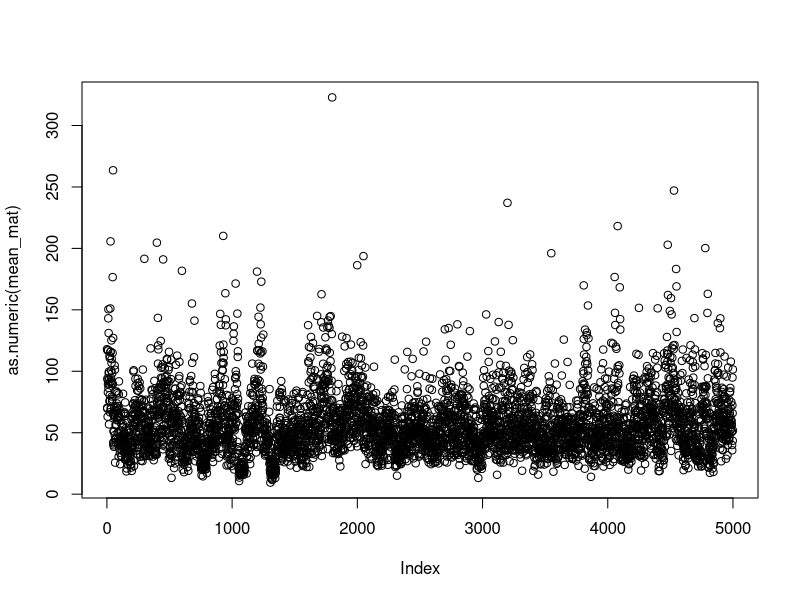
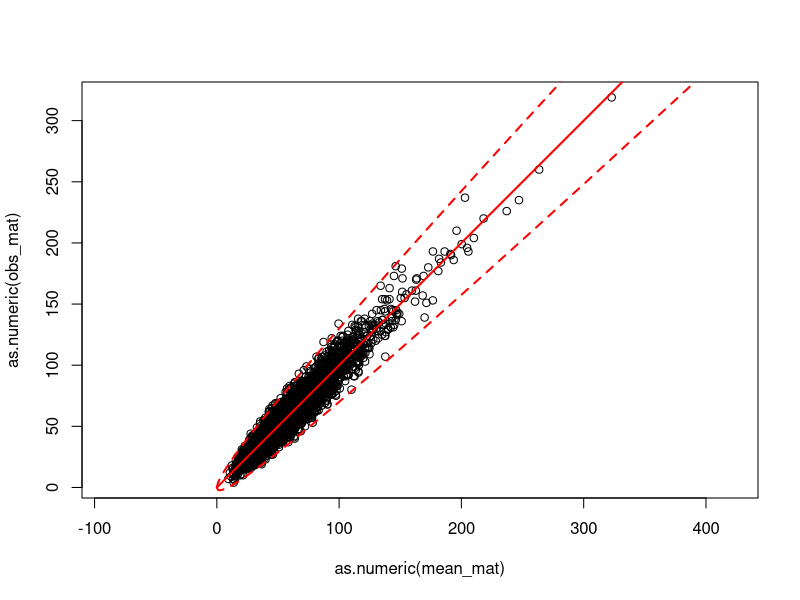
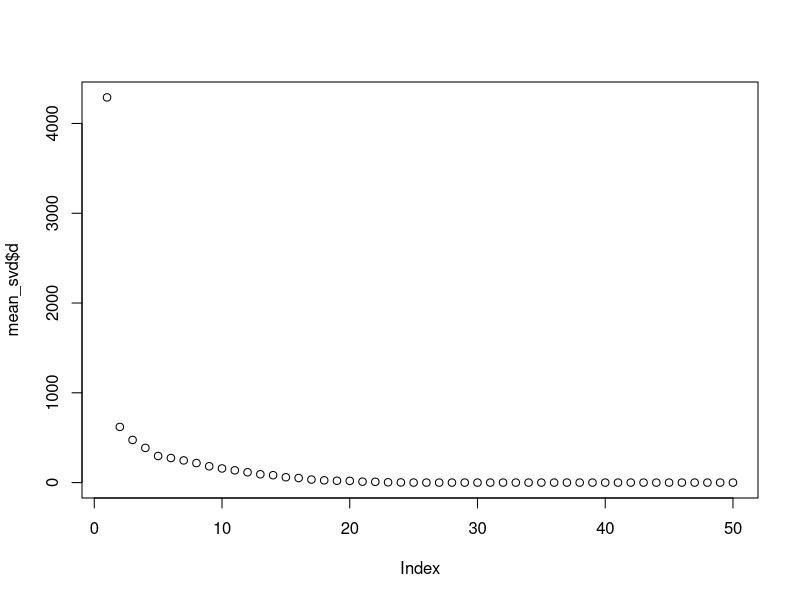
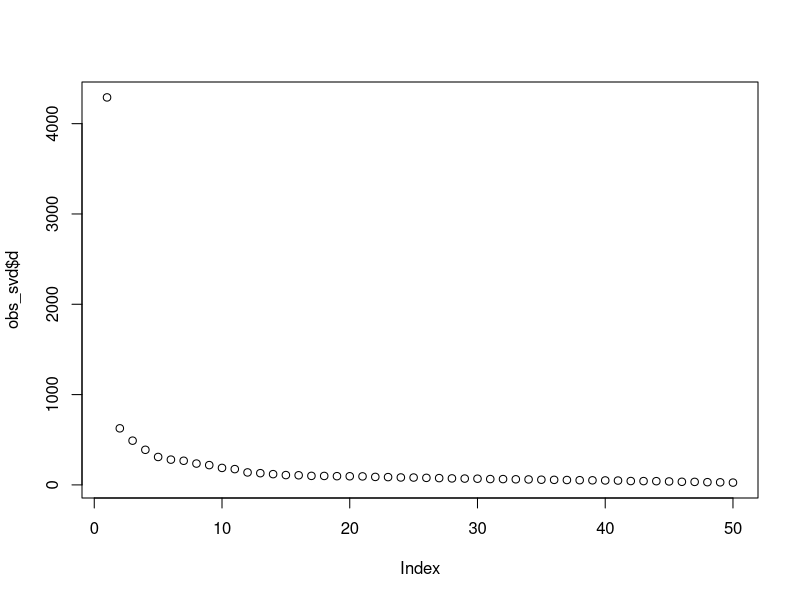
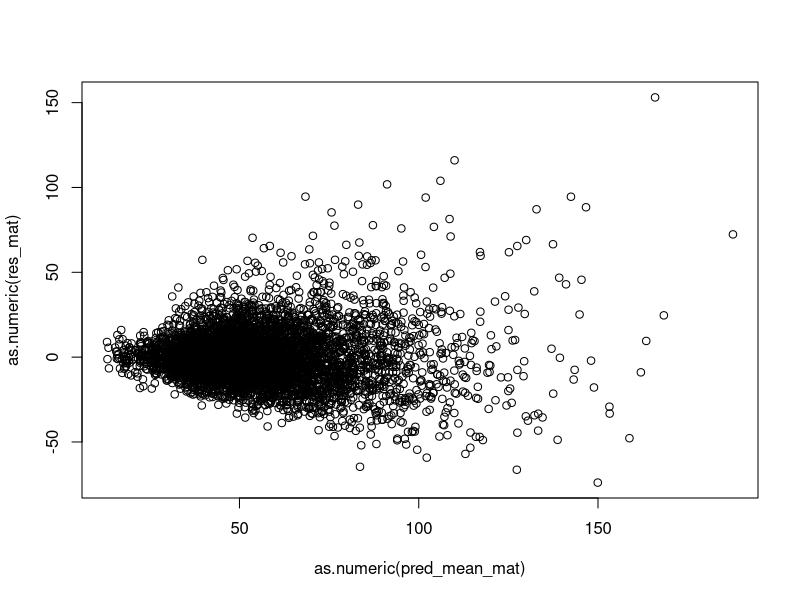

Write R code to recreate these figures, in order.
rm(list=ls())
set.seed(10)

k <- 25
d <- 100
n <- 50

mat1 <- sapply(1:k, function(x){
  rexp(n, rate = 10*1/x)
})
mat2 <- sapply(1:k, function(x){
  rexp(d, rate = 10*1/x)
})

mean_mat <- mat1 %*% t(mat2)
plot(as.numeric(mean_mat))

obs_mat <- mean_mat
for(i in 1:n){
  for(j in 1:d){
    obs_mat[i,j] <- rpois(1, lambda = mean_mat[i,j])
  }
}

##########################
# hypothetical lines
plot(as.numeric(mean_mat), as.numeric(obs_mat), asp = T)
mean_val <- seq(0, 500, by = 1)
lines(mean_val, mean_val, col = "red", lwd = 2)
sd_top <- mean_val + 3*sqrt(mean_val)
sd_bot <- mean_val - 3*sqrt(mean_val)
lines(mean_val, sd_top, col = "red", lwd = 2, lty = 2)
lines(mean_val, sd_bot, col = "red", lwd = 2, lty = 2)
###########################

# compute hypothetical svd
mean_svd <- svd(mean_mat)
plot(mean_svd$d)

#########################

obs_svd <- svd(obs_mat)
plot(obs_svd$d)
pred_mean_mat <- obs_svd$u[,1,drop=F] %*% obs_svd$d[1] %*% t(obs_svd$v[,1,drop=F])
res_mat <- obs_mat - pred_mean_mat

plot(as.numeric(pred_mean_mat), as.numeric(res_mat))
